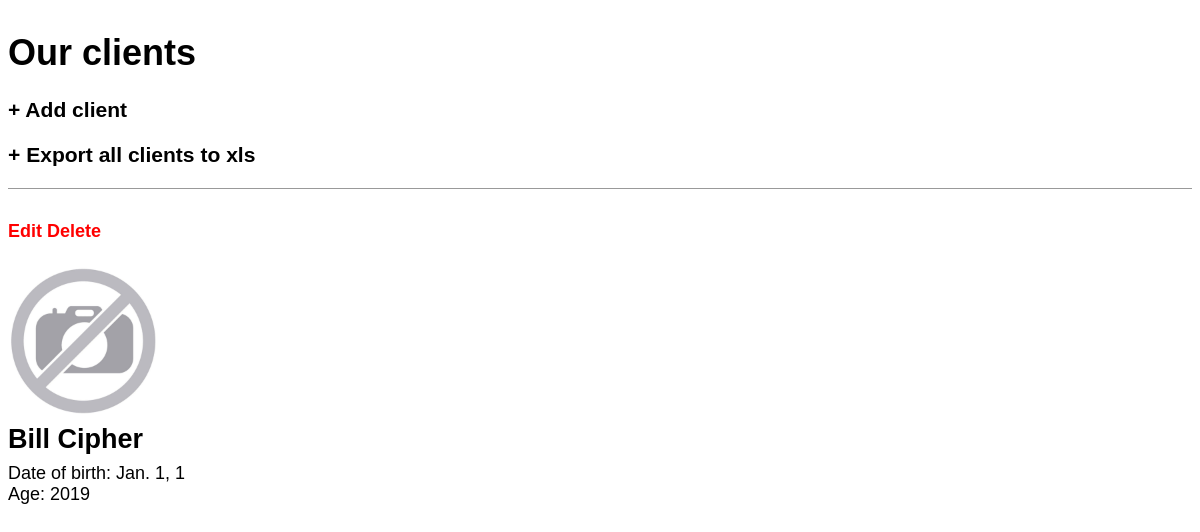
/client_detail/11/, run on the app's committed database.
### clients/models.py (models this page shows, shortened)
class Client(models.Model):
    first = models.CharField(max_length=250)
    last = models.CharField(max_length=250)
    birth = models.DateField(blank=True, null=True, help_text='(YYYY-MM-DD)')
    image = models.ImageField(blank=True, upload_to='images', verbose_name='Add photo:')
    def age(self):
        import datetime
        if self.birth == None:
            return None
        else:
            return int((datetime.date.today() - self.birth).days / 365.25)
    age = property(age)
    class Meta:
        ordering = ['last']

### clients/views.py (the view)
# urls.py: path('client_detail/<int:pk>/', views.ClientDetailView.as_view(), name='client_detail'),
class ClientDetailView(DetailView):
    model = Client
    template_name = 'client_detail.html'

### templates/client_detail.html
{% extends 'base.html' %}
{% block content %}
<div class="post-entry">
    <h4><a href="{% url 'edit_client' client.pk %}">Edit</a>
        <a href="{% url 'delete_client' client.pk %}">Delete</a></h4>
    {% if client.image %}
    <img src="{{ client.image.url }}" width="240">
    {% else %}
    {% load static %}
    <img src="{% static 'no_photo.jpg' %}" width="150">
    {% endif %}
<h2>{{ client.first }} {{ client.last }}</h2>
<p>Date of birth: {{ client.birth }}</p>
<p>Age: {{ client.age }}</p>
</div>
{% endblock content %}

### static/css/base.css (style rules this page uses)
body { font-family: 'Source Sans Pro', sans-serif; font-size: 18px; }
h4 a { color: red; text-decoration: none; }
.post-entry { margin-bottom: 2rem; }
.post-entry h2 { margin: 0.5rem 0; }
.post-entry p { margin: 0; font-weight: 400; }

### data on the page
Client: first "Bill", last "Cipher", birth "Jan. 1, 1", age "2019"
